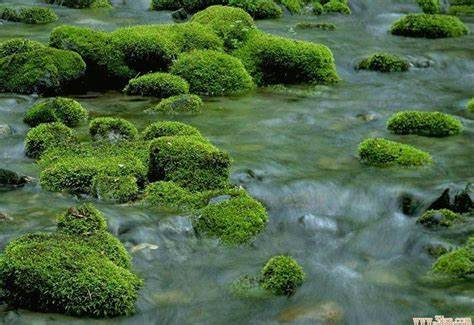
#> input picture fengjin.jpg, 474 x 325 px
$ python create_haze_img.py
#> lines starting #> are read from the running program, lines starting #| are printed output that depends on the picture
import numpy as np
import cv2 as cv
import os
import random

file = ['fengjin.jpg']
output = 'fj-wu.png'

for file_img in file:
    # 打开图像
    img = cv.imread(file_img)
#> img is the input picture: shape (325, 474, 3); mean B, G, R 69.5, 104.6, 78
    mask_img = cv.imread(file_img)

    # 雾的颜色
    mask_img[:, :] = (166, 178, 180)
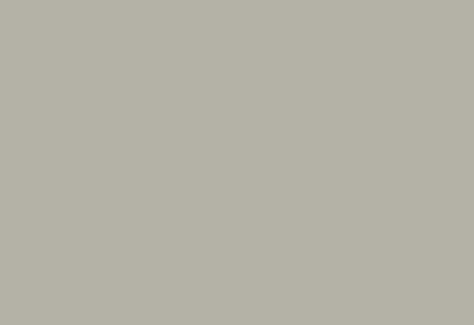
#> mask_img: shape (325, 474, 3); mean B, G, R 166, 178, 180

    # 里面参数可调，主要调整雾的浓度
    image = cv.addWeighted(img,
                           round(random.uniform(0.03, 0.28), 2),
                           mask_img, 1, 0)
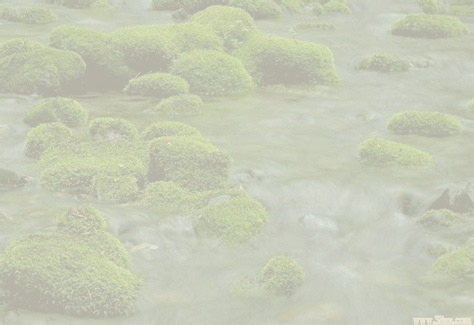
#> image: shape (325, 474, 3); mean B, G, R 182.7, 203.1, 198.7

    # 保存的文件夹
    cv.imwrite(output, image)
